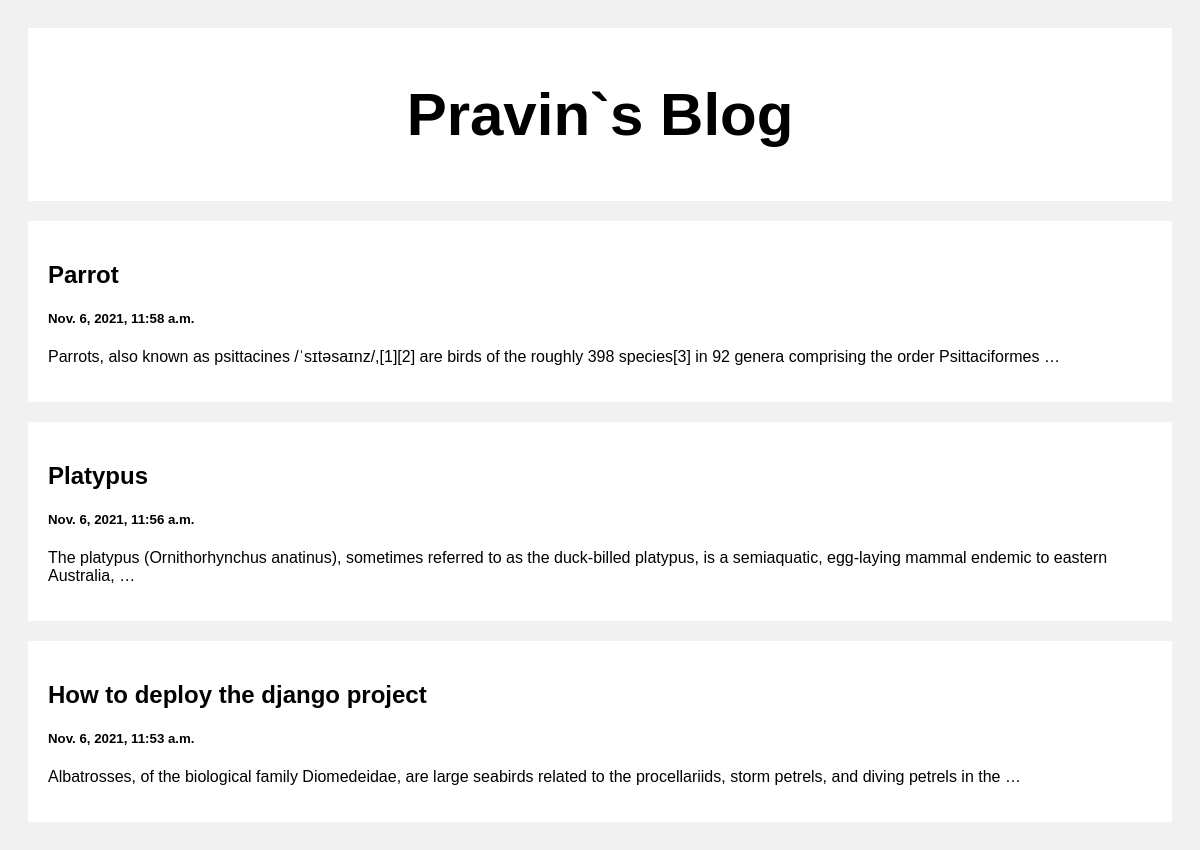
The page / on the database its author committed.
### posts/models.py (models this page shows)
class Post(models.Model):
    title = models.CharField(max_length=100)
    body = models.CharField(max_length= 1000000)
    created_at = models.DateTimeField(default = datetime.now, blank=True)

### posts/views.py (the view)
# urls.py: path('',views.index, name='index'),
def index(request):
    posts = Post.objects.all()
    return render(request,'index.html', {'posts': posts})

### templates/index.html (shortened to what this page needs)
<!DOCTYPE html>
<html lang="en">
<head>
</head>
<body>
    <div class="header">
        <h2>Pravin`s Blog</h2>
    </div>
    <div class="row">
        <div class="leftcolumn">
            {% for post in posts reversed %}
            <div class="card">
                <a style="text-decoration: none; color: black;" href="/post/{{post.id}}">
                    <h2>{{post.title}}</h2>
                    <h5>{{post.created_at}}</h5>
                    <p>{{post.body|truncatewords:20}}</p>
                </a>
            </div>
            {% endfor %}
        </div>
    </div>
</body>
</html>

### templates/index.html (style rules this page uses)
* { box-sizing: border-box; }
body { font-family: Arial; padding: 20px; background: #f1f1f1; }
.header { padding: 2px; font-size: 40px; text-align: center; background: white; }
.leftcolumn { float: left; width: 100%; }
.card { background-color: white; padding: 20px; margin-top: 20px; }
.row:after { content: ''; display: table; clear: both; }

### rows shown on the page
Post: title "Parrot", created_at "Nov. 6, 2021, 11:58 a.m.", body "Parrots, also known as psittacines /ˈsɪtəsaɪnz/,[1][2] are birds of the roughly 398 species[3] in 92 genera comprising the order Psittaciformes …"
Post: title "Platypus", created_at "Nov. 6, 2021, 11:56 a.m.", body "The platypus (Ornithorhynchus anatinus), sometimes referred to as the duck-billed platypus, is a semiaquatic, egg-laying mammal endemic to eastern Australia, …"
Post: title "How to deploy the django project", created_at "Nov. 6, 2021, 11:53 a.m.", body "Albatrosses, of the biological family Diomedeidae, are large seabirds related to the procellariids, storm petrels, and diving petrels in the …"
